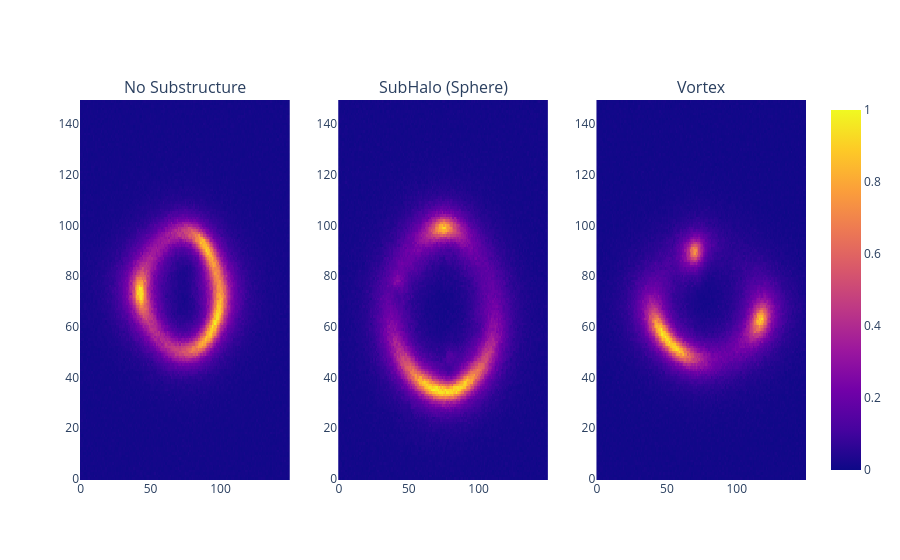

Notebook source saved alongside this figure:
### Code cell
from plotly.subplots import make_subplots
from plotly import express as px
import numpy as np

fig = make_subplots(rows=1, cols=3,
    subplot_titles=('No Substructure',
                    'SubHalo (Sphere)',
                    'Vortex'))

img = np.load('../dataset/train/no/10.npy').squeeze()
sub_fig = px.imshow(img)
fig.add_trace(sub_fig.data[0], row=1, col=1)

img = np.load('../dataset/train/sphere/20.npy').squeeze()
sub_fig = px.imshow(img)
fig.add_trace(sub_fig.data[0], row=1, col=2)

img = np.load('../dataset/train/vort/30.npy').squeeze()
sub_fig = px.imshow(img)
fig.add_trace(sub_fig.data[0], row=1, col=3)

fig.write_image(fr'{DIR}/classes.png',
    width=1048, height=450)
fig.show()

### Figure 1 — Plotly figure (JSON) as saved in the notebook; plotly's stock layout.template omitted (floating-point values rounded to 4 significant figures; data arrays with more than 128 entries replaced by an {"elided": "..."} marker saying what was removed)
{"data": [{"coloraxis": "coloraxis", "hovertemplate": "x: %{x}<br>y: %{y}<br>color: %{z}<extra></extra>", "name": "0", "type": "heatmap", "xaxis": "x", "yaxis": "y", "z": {"elided": "150x150 float values"}}, {"coloraxis": "coloraxis", "hovertemplate": "x: %{x}<br>y: %{y}<br>color: %{z}<extra></extra>", "name": "0", "type": "heatmap", "xaxis": "x2", "yaxis": "y2", "z": {"elided": "150x150 float values"}}, {"coloraxis": "coloraxis", "hovertemplate": "x: %{x}<br>y: %{y}<br>color: %{z}<extra></extra>", "name": "0", "type": "heatmap", "xaxis": "x3", "yaxis": "y3", "z": {"elided": "150x150 float values"}}], "layout": {"annotations": [{"font": {"size": 16}, "showarrow": false, "text": "No Substructure", "x": 0.1444, "xanchor": "center", "xref": "paper", "y": 1, "yanchor": "bottom", "yref": "paper"}, {"font": {"size": 16}, "showarrow": false, "text": "SubHalo (Sphere)", "x": 0.5, "xanchor": "center", "xref": "paper", "y": 1, "yanchor": "bottom", "yref": "paper"}, {"font": {"size": 16}, "showarrow": false, "text": "Vortex", "x": 0.8556, "xanchor": "center", "xref": "paper", "y": 1, "yanchor": "bottom", "yref": "paper"}], "xaxis": {"anchor": "y", "domain": [0, 0.2889]}, "xaxis2": {"anchor": "y2", "domain": [0.3556, 0.6444]}, "xaxis3": {"anchor": "y3", "domain": [0.7111, 1]}, "yaxis": {"anchor": "x", "domain": [0, 1]}, "yaxis2": {"anchor": "x2", "domain": [0, 1]}, "yaxis3": {"anchor": "x3", "domain": [0, 1]}}}
